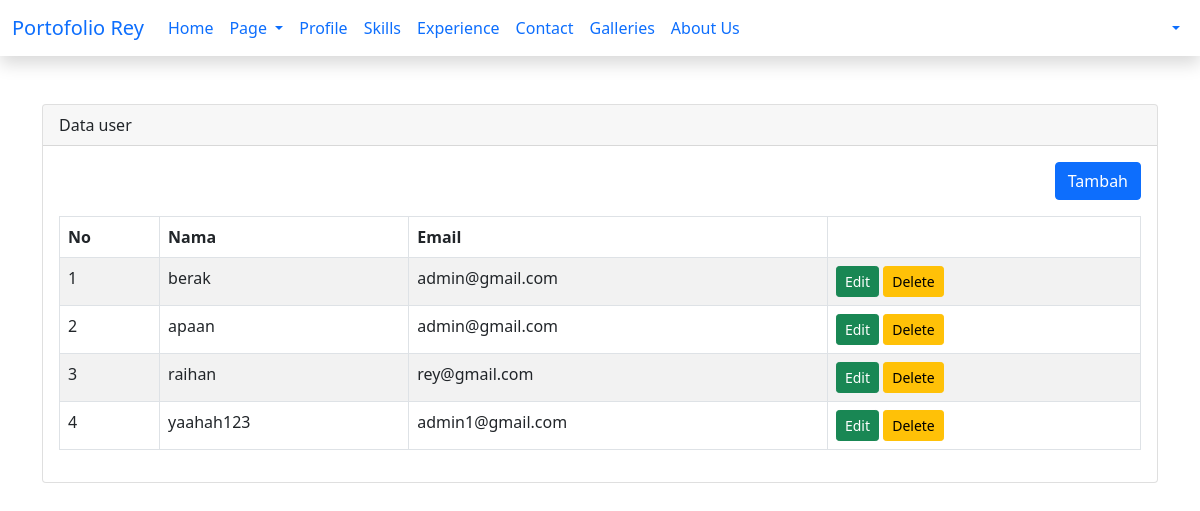
Screenshot of /admin/user.php with the database file from the repository.
### tables this page shows
CREATE TABLE `users` (
  `id` int(11) NOT NULL,
  `id_level` int(11) DEFAULT NULL,
  `name` varchar(50) NOT NULL,
  `email` varchar(50) NOT NULL,
  `password` varchar(100) NOT NULL,
  `created_at` timestamp NOT NULL DEFAULT current_timestamp(),
  `updated_at` timestamp NULL DEFAULT NULL ON UPDATE current_timestamp(),
  `deleted_at` tinyint(4) NOT NULL
);

### admin/user.php (the view, shortened to what this page needs)
<?php
include 'config/koneksi.php';
$query = mysqli_query($config, "SELECT * FROM users WHERE deleted_at = 0 ORDER BY id DESC");
$row = mysqli_fetch_all($query, MYSQLI_ASSOC);
?>
<!DOCTYPE html>
<html lang="en">
<head>
    <link href="https://cdn.jsdelivr.net/npm/bootstrap@5.0.2/dist/css/bootstrap.min.css" rel="stylesheet">
</head>
<body>
    <div class="wrapper">
        <?php include 'inc/header.php'; ?>
        <div class="content mt-5">
            <div class="container">
                <div class="row">
                    <div class="col-sm-12">
                        <div class="card">
                            <div class="card-header">
                                Data user
                            </div>
                            <div class="card-body">
                                <div class="table-responsive">
                                    <div align="right" class="mb-3">
                                        <a href="?page=tambah-user" class=" btn btn-primary">Tambah</a>
                                    </div>
                                    <table class="table table-bordered table-striped">
                                        <thead>
                                            <tr>
                                                <th>No</th>
                                                <th>Nama</th>
                                                <th>Email</th>
                                                <th></th>
                                            </tr>
                                        </thead>
                                        <tbody>
                                            <?php $i = 1;
                                            foreach ($row as $key => $data): ?>
                                                <tr>
                                                    <td><?= $key + 1 ?></td>
                                                    <td><?= $data['name'] ?></td>
                                                    <td><?= $data['email'] ?></td>
                                                    <td>
                                                        <a href="?page=tambah-user&edit=<?php echo $data['id'] ?>" class="btn btn-success btn-sm">Edit</a>
                                                        <a onclick="return confirm('Are You Sure??')"
                                                            href="?page=user&delete=<?php echo $data['id'] ?>" class="btn btn-warning btn-sm">Delete</a>
                                                    </td>
                                                </tr>
                                            <?php endforeach ?>
                                        </tbody>
                                    </table>
                                </div>
                            </div>
                        </div>
                    </div>
                </div>
            </div>
        </div>
    </div>
</body>
</html>

### rows the page displays
users: name "berak", email "admin@gmail.com"
users: name "apaan", email "admin@gmail.com"
users: name "raihan", email "rey@gmail.com"
users: name "yaahah123", email "admin1@gmail.com"
